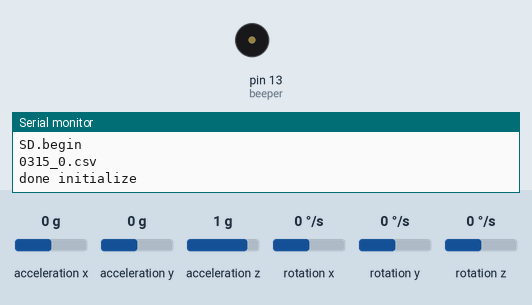
The sketch below on a simulated Teensy 3. Parts: buzzer (waves = sounding, pin HIGH), the last lines printed to the serial monitor. Wiring (inferred from the names in the program): MPU-6050 motion sensor at I2C address 0x68. The test bench sets the inputs (shaded band); at power-on: acceleration x 0 g, acceleration y 0 g, acceleration z 1 g, rotation x 0 °/s, rotation y 0 °/s, rotation z 0 °/s. The local clock reads 2024-03-15 10:24:30 at power-on unless the sketch sets it; storage starts empty.

Above: at 1.1 s.
At 3.1 s:
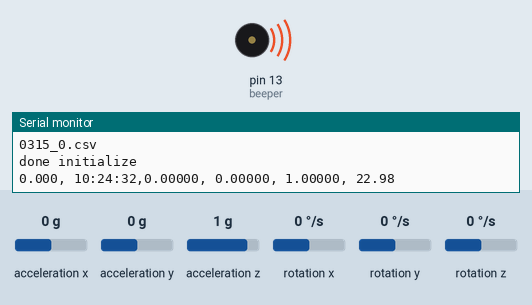
Timing chart, 0 to 4.6 s (numbered marks = the images above):
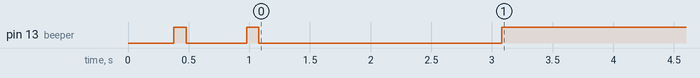

Measured:
- by itself, pin 13 (beeper): HIGH → LOW at 0.48 s, → HIGH 0.50 s later, → LOW 0.10 s later, → HIGH 2.0 s later

The sketch:

acc_logger.ino
```cpp
#include <SD.h>
#include <SPI.h>
#include <Wire.h>
#include <Arduino.h>
#include <TimeLib.h>
#include "Watchdog_t4.h"

time_t RTCTime;
double setf = 0.1; /////////////設定頻率 0.1hz(18.75kb/hr) 1hz(187.5kb/hr) 30s=0.033hz(6.25kb/hr)
const int MPU_addr = 0x68;
long values[50];
String logdata, accdata, gyrdata, datadate, datedata, logFileName;
double x[3], y[3], z[3], gx[3], gy[3], gz[3], ta[3];
int ID, delayy, beeper = 13;
unsigned long i = 0;
String mon, dayy;
double timee, f, t0;
//int maxsize = 4718592;//4718592=4.5mb(~1day/1hz)=4.5*2^20 52428800=50mb=50*2^20(不超過excel)
//int maxsize = 460800;//460800=450kb(~1day/0.1hz)=450*2^10 52428800=50mb=50*2^20(不超過excel)
int maxsize = 76800;//76800=75kb(~4hr/0.1hz)=450*2^10 52428800=50mb=50*2^20
//int maxsize = 19200;//19200=18.75kb(~1hr/0.1hz)
//int maxsize = 1600;//1600=(~5min/0.1hz)
//int maxsize = 320;//320=(~1min/0.1hz)

const int SD_CS = BUILTIN_SDCARD;
File logFile;
WDT_T4<WDT3> wdt;

void setup() {
  Serial.begin(115200); // Initialize serial output via USB
  delay(100);
  Serial.println(F("Serial.begin"));
  delay(100);

  while (!Serial && millis() < 4000 );
  Serial.println("\n" __FILE__ " " __DATE__ " " __TIME__);
  setSyncProvider(getTeensy3Time);

  Serial.println(F("Wire.begin"));
  Wire.begin();

  pinMode(beeper, OUTPUT);
  Serial.println(F("SD.begin"));
  if (!SD.begin(SD_CS)) {
    Serial.println(F("Card failed, or not present"));
  }

  while (!SD.begin(SD_CS)) {
    Serial.println(F("Card failed, or not present"));
    digitalWrite(beeper, HIGH);
    delay(500);
    digitalWrite(beeper, LOW);
    delay(500);
  }

  logFileName = nextLogFile_date_v2();
  Serial.println(logFileName);
  logFile = SD.open(logFileName.c_str(), FILE_WRITE);
  if (!logFile)
    Serial.println(F("error opening file"));

  //wakes up the MPU-6050
  writeRegister(MPU_addr, 0x6B, 0x80);// reset
  delay(100);
  writeRegister(MPU_addr, 0x6B, 0x00);// set to zero (wakes up the MPU-6050)
  delay(30);

  setf = 1 / setf * 1000;

  WDT_timings_t config;
  config.timeout = 30000; /* in seconds, 32ms to 522.232s */
  wdt.begin(config);

  Serial.println(F("done initialize"));
  digitalWrite(beeper, HIGH);
  delay(100);
  digitalWrite(beeper, LOW);
  delay(500);
  digitalWrite(beeper, HIGH);
  delay(100);
  digitalWrite(beeper, LOW);
  delay(2000);
  t0 = millis() * 0.001;
}

void loop() {
  wdt.feed(); // reset watchdog

  //timer
  timer_v3();

  imu6050_data();
  accdata = String(x[0], 5) + ", " + String(y[0], 5) + ", " + String(z[0], 5);
  datedata = String(hour()) + ":" +  String(minute()) + ":" +  String(second());

  logdata = String(timee, 3) + ", " + datedata + "," + accdata + ", " + String(ta[0], 2);

  Serial.println(logdata);

  savedata();

  delay(setf);
}

void imu6050_data() {
  ID = MPU_addr;

  readmultiRegister(0x3B, 14);

  x[0] = values[0] << 8 | values[1];
  y[0] = values[2] << 8 | values[3];
  z[0] = values[4] << 8 | values[5];
  ta[0] = values[6] << 8 | values[7];
  gx[0] = values[8] << 8 | values[9];
  gy[0] = values[10] << 8 | values[11];
  gz[0] = values[12] << 8 | values[13];

  if (x[0] >= 0x8000) {
    x[0] = x[0] -  0x10000;
  }
  if (y[0] >= 0x8000) {
    y[0] = y[0] -  0x10000;
  }
  if (z[0] >= 0x8000) {
    z[0] = z[0] -  0x10000;
  }
  if (gx[0] >= 0x8000)
    gx[0] = gx[0] -  0x10000;
  if (gy[0] >= 0x8000)
    gy[0] = gy[0] -  0x10000;
  if (gz[0] >= 0x8000)
    gz[0] = gz[0] -  0x10000;

  x[0] = x[0] / 0x4000;
  y[0] = y[0] / 0x4000;
  z[0] = z[0] / 0x4000;

  gx[0] = gx[0] / 131;
  gy[0] = gy[0] / 131;
  gz[0] = gz[0] / 131;

  ta[0] = (ta[0] / 340) - 160.87 + 3.63;
  if (ta[0] <= -90)
    ta[0] += 192.67;

}
void writeRegister(int ID, int reg, int data)
{
  Wire.beginTransmission(ID);
  Wire.write(reg);
  Wire.write(data);
  Wire.endTransmission();
}

void readmultiRegister(int fst, int num)
{
  int k = 0;
  memset(values, 0, sizeof(values));
  Wire.beginTransmission(ID);
  Wire.write(fst);
  Wire.endTransmission();
  Wire.requestFrom(ID, num);
  while (Wire.available() && k < num)
  {
    values[k++] = Wire.read();
  }
}

void timer_v2() {
  i++;
  timee = millis() * 0.001;
  timee = timee - t0;
  f = i / timee;

  if (i % 12 == 0) { //設每幾筆資料儲存至SD卡
    if (logFile.size() > maxsize) {
      logFileName = nextLogFile_date_v2();
      Serial.println(logFileName);
      t0 = millis() * 0.001;
    }
    logFile.close(); // close the file
  }
}

void timer_v3() {
  i++;
  timee = millis() * 0.001;
  timee = timee - t0;
  f = i / timee;

  if (i % 12 == 0) {
    if (logFile && logFile.size() > maxsize) {
      logFile.flush();
      logFile.close();
      logFileName = nextLogFile_date_v2();
      Serial.println("Switching to new file: " + logFileName);
      t0 = millis() * 0.001;
      timee = 0;
    } else if (logFile) {
      logFile.flush(); // 確保寫入
      logFile.close(); // 強制釋放記憶體
    }
  }
}

time_t getTeensy3Time() {
  return Teensy3Clock.get();
}

String nextLogFile_date_v2(void) {
  mon = String(month());
  dayy = String(day());
  if (mon.length() < 2) {
    mon = "0" + mon;
  }
  if (dayy.length() < 2) {
    dayy = "0" + dayy;
  }
  datadate = mon + dayy;
  String filename;
  int logn = 0;
  for (int i = 0; i < 999; i++) {
    filename = datadate + "_" + String(logn) + String(".csv");
    if (!SD.exists(filename.c_str()))    {
      return filename;
    }
    logn++;
  }
  return "";
}

void savedata() {
  if (!logFile) {
    logFile = SD.open(logFileName.c_str(), FILE_WRITE);
  }
  if (logFile) {
    logFile.println(logdata);
    digitalWriteFast(beeper, HIGH);
  }
  else {
    Serial.println(F("error opening file"));
    digitalWriteFast(beeper, LOW);
  }
}
```
